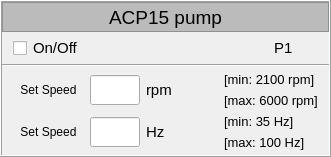
       <widget class="QFrame" name="frame_6">
        <property name="font">
         <font>
          <family>Cantarell</family>
         </font>
        </property>
        <property name="frameShape">
         <enum>QFrame::Box</enum>
        </property>
        <property name="frameShadow">
         <enum>QFrame::Raised</enum>
        </property>
        <layout class="QGridLayout" name="gridLayout_11">
         <property name="leftMargin">
          <number>0</number>
         </property>
         <property name="topMargin">
          <number>0</number>
         </property>
         <property name="rightMargin">
          <number>0</number>
         </property>
         <property name="bottomMargin">
          <number>0</number>
         </property>
         <property name="spacing">
          <number>6</number>
         </property>
         <item row="1" column="0">
          <layout class="QGridLayout" name="ACP15_3">
           <item row="4" column="1" rowspan="2" colspan="3">
            <widget class="QLabel" name="label_312">
             <property name="maximumSize">
              <size>
               <width>16777215</width>
               <height>20</height>
              </size>
             </property>
             <property name="font">
              <font>
               <family>Cantarell</family>
              </font>
             </property>
             <property name="text">
              <string>Set Speed</string>
             </property>
             <property name="alignment">
              <set>Qt::AlignCenter</set>
             </property>
            </widget>
           </item>
           <item row="2" column="7">
            <widget class="PyDMByteIndicator" name="PyDMByteIndicator_29" native="true">
             <property name="minimumSize">
              <size>
               <width>0</width>
               <height>20</height>
              </size>
             </property>
             <property name="font">
              <font>
               <family>Cantarell</family>
              </font>
             </property>
             <property name="toolTip">
              <string/>
             </property>
             <property name="whatsThis">
              <string>
    Widget for graphical representation of bits from an integer number
    with support for Channels and more from PyDM

    Parameters
    ----------
    parent : QWidget
        The parent widget for the Label
    init_channel : str, optional
        The channel to be used by the widget.
    </string>
             </property>
             <property name="channel" stdset="0">
              <string>ca://${IOC}:ACP:OnOff</string>
             </property>
             <property name="offColor" stdset="0">
              <color>
               <red>255</red>
               <green>0</green>
               <blue>0</blue>
              </color>
             </property>
             <property name="circles" stdset="0">
              <bool>true</bool>
             </property>
             <property name="labels" stdset="0">
              <stringlist/>
             </property>
            </widget>
           </item>
           <item row="6" column="1" rowspan="2" colspan="3">
            <widget class="QLabel" name="label_316">
             <property name="maximumSize">
              <size>
               <width>16777215</width>
               <height>20</height>
              </size>
             </property>
             <property name="font">
              <font>
               <family>Cantarell</family>
              </font>
             </property>
             <property name="text">
              <string>Set Speed</string>
             </property>
             <property name="alignment">
              <set>Qt::AlignCenter</set>
             </property>
            </widget>
           </item>
           <item row="2" column="1">
            <widget class="PyDMCheckbox" name="PyDMCheckbox_52">
             <property name="minimumSize">
              <size>
               <width>0</width>
               <height>20</height>
              </size>
             </property>
             <property name="font">
              <font>
               <family>Cantarell</family>
              </font>
             </property>
             <property name="toolTip">
              <string/>
             </property>
             <property name="whatsThis">
              <string>
    A QCheckbox with support for Channels and more from PyDM

    Parameters
    ----------
    parent : QWidget
        The parent widget for the Label
    init_channel : str, optional
        The channel to be used by the widget.

    </string>
             </property>
             <property name="iconSize">
              <size>
               <width>16</width>
               <height>16</height>
              </size>
             </property>
             <property name="alarmSensitiveBorder" stdset="0">
              <bool>false</bool>
             </property>
             <property name="channel" stdset="0">
              <string>ca://${IOC}:ACP:OnOff</string>
             </property>
            </widget>
           </item>
           <item row="2" column="3" colspan="4">
            <spacer name="horizontalSpacer_19">
             <property name="font">
              <font>
               <family>Cantarell</family>
              </font>
             </property>
             <property name="orientation">
              <enum>Qt::Horizontal</enum>
             </property>
             <property name="sizeHint" stdset="0">
              <size>
               <width>40</width>
               <height>20</height>
              </size>
             </property>
            </spacer>
           </item>
           <item row="2" column="2">
            <widget class="PyDMLabel" name="PyDMLabel_57">
             <property name="minimumSize">
              <size>
               <width>0</width>
               <height>20</height>
              </size>
             </property>
             <property name="font">
              <font>
               <family>Cantarell</family>
               <pointsize>11</pointsize>
              </font>
             </property>
             <property name="toolTip">
              <string/>
             </property>
             <property name="whatsThis">
              <string/>
             </property>
             <property name="text">
              <string>On/Off</string>
             </property>
             <property name="alignment">
              <set>Qt::AlignLeading|Qt::AlignLeft|Qt::AlignVCenter</set>
             </property>
             <property name="alarmSensitiveBorder" stdset="0">
              <bool>false</bool>
             </property>
             <property name="channel" stdset="0">
              <string>ca://${IOC}:ACP:OnOff.DESC</string>
             </property>
            </widget>
           </item>
           <item row="6" column="4" rowspan="2">
            <widget class="PyDMLineEdit" name="PyDMLineEdit_46">
             <property name="minimumSize">
              <size>
               <width>45</width>
               <height>0</height>
              </size>
             </property>
             <property name="maximumSize">
              <size>
               <width>50</width>
               <height>30</height>
              </size>
             </property>
             <property name="font">
              <font>
               <family>Cantarell</family>
               <pointsize>11</pointsize>
              </font>
             </property>
             <property name="toolTip">
              <string/>
             </property>
             <property name="whatsThis">
              <string/>
             </property>
             <property name="alignment">
              <set>Qt::AlignCenter</set>
             </property>
             <property name="alarmSensitiveBorder" stdset="0">
              <bool>false</bool>
             </property>
             <property name="channel" stdset="0">
              <string>ca://${IOC}:ACP:SpeedHz</string>
             </property>
            </widget>
           </item>
           <item row="6" column="5" rowspan="2">
            <widget class="PyDMLabel" name="PyDMLabel_119">
             <property name="maximumSize">
              <size>
               <width>16777215</width>
               <height>20</height>
              </size>
             </property>
             <property name="font">
              <font>
               <family>Cantarell</family>
               <pointsize>11</pointsize>
              </font>
             </property>
             <property name="toolTip">
              <string/>
             </property>
             <property name="whatsThis">
              <string/>
             </property>
             <property name="text">
              <string>Hz</string>
             </property>
             <property name="alarmSensitiveBorder" stdset="0">
              <bool>false</bool>
             </property>
             <property name="channel" stdset="0">
              <string>ca://${IOC}:ACP:SpeedHz.EGU</string>
             </property>
            </widget>
           </item>
           <item row="1" column="0" colspan="10">
            <widget class="QLabel" name="label_318">
             <property name="minimumSize">
              <size>
               <width>0</width>
               <height>30</height>
              </size>
             </property>
             <property name="maximumSize">
              <size>
               <width>16777215</width>
               <height>30</height>
              </size>
             </property>
             <property name="palette">
              <palette>
               <active>
                <colorrole role="WindowText">
                 <brush brushstyle="SolidPattern">
                  <color alpha="255">
                   <red>0</red>
                   <green>0</green>
                   <blue>0</blue>
                  </color>
                 </brush>
                </colorrole>
                <colorrole role="Button">
                 <brush brushstyle="SolidPattern">
                  <color alpha="255">
                   <red>187</red>
                   <green>187</green>
                   <blue>187</blue>
                  </color>
                 </brush>
                </colorrole>
                <colorrole role="Light">
                 <brush brushstyle="SolidPattern">
                  <color alpha="255">
                   <red>255</red>
                   <green>255</green>
                   <blue>255</blue>
                  </color>
                 </brush>
                </colorrole>
                <colorrole role="Midlight">
                 <brush brushstyle="SolidPattern">
                  <color alpha="255">
                   <red>221</red>
                   <green>221</green>
                   <blue>221</blue>
                  </color>
                 </brush>
                </colorrole>
                <colorrole role="Dark">
                 <brush brushstyle="SolidPattern">
                  <color alpha="255">
                   <red>93</red>
                   <green>93</green>
                   <blue>93</blue>
                  </color>
                 </brush>
                </colorrole>
                <colorrole role="Mid">
                 <brush brushstyle="SolidPattern">
                  <color alpha="255">
                   <red>125</red>
                   <green>125</green>
                   <blue>125</blue>
                  </color>
                 </brush>
                </colorrole>
                <colorrole role="Text">
                 <brush brushstyle="SolidPattern">
                  <color alpha="255">
                   <red>0</red>
                   <green>0</green>
                   <blue>0</blue>
                  </color>
                 </brush>
                </colorrole>
                <colorrole role="BrightText">
                 <brush brushstyle="SolidPattern">
                  <color alpha="255">
                   <red>255</red>
                   <green>255</green>
                   <blue>255</blue>
                  </color>
                 </brush>
                </colorrole>
                <colorrole role="ButtonText">
                 <brush brushstyle="SolidPattern">
                  <color alpha="255">
                   <red>0</red>
                   <green>0</green>
                   <blue>0</blue>
                  </color>
                 </brush>
                </colorrole>
                <colorrole role="Base">
                 <brush brushstyle="SolidPattern">
                  <color alpha="255">
                   <red>255</red>
                   <green>255</green>
                   <blue>255</blue>
                  </color>
                 </brush>
                </colorrole>
                <colorrole role="Window">
                 <brush brushstyle="SolidPattern">
                  <color alpha="255">
                   <red>187</red>
                   <green>187</green>
                   <blue>187</blue>
                  </color>
                 </brush>
                </colorrole>
                <colorrole role="Shadow">
                 <brush brushstyle="SolidPattern">
                  <color alpha="255">
                   <red>0</red>
                   <green>0</green>
                   <blue>0</blue>
                  </color>
                 </brush>
                </colorrole>
                <colorrole role="AlternateBase">
                 <brush brushstyle="SolidPattern">
                  <color alpha="255">
                   <red>221</red>
                   <green>221</green>
                   <blue>221</blue>
                  </color>
                 </brush>
                </colorrole>
                <colorrole role="ToolTipBase">
                 <brush brushstyle="SolidPattern">
                  <color alpha="255">
                   <red>255</red>
                   <green>255</green>
                   <blue>220</blue>
                  </color>
                 </brush>
                </colorrole>
                <colorrole role="ToolTipText">
                 <brush brushstyle="SolidPattern">
                  <color alpha="255">
                   <red>0</red>
                   <green>0</green>
                   <blue>0</blue>
                  </color>
                 </brush>
                </colorrole>
               </active>
               <inactive>
                <colorrole role="WindowText">
                 <brush brushstyle="SolidPattern">
                  <color alpha="255">
                   <red>0</red>
                   <green>0</green>
                   <blue>0</blue>
                  </color>
                 </brush>
                </colorrole>
                <colorrole role="Button">
                 <brush brushstyle="SolidPattern">
                  <color alpha="255">
                   <red>187</red>
                   <green>187</green>
                   <blue>187</blue>
                  </color>
                 </brush>
                </colorrole>
                <colorrole role="Light">
                 <brush brushstyle="SolidPattern">
                  <color alpha="255">
                   <red>255</red>
                   <green>255</green>
                   <blue>255</blue>
                  </color>
                 </brush>
                </colorrole>
                <colorrole role="Midlight">
                 <brush brushstyle="SolidPattern">
                  <color alpha="255">
                   <red>221</red>
                   <green>221</green>
                   <blue>221</blue>
                  </color>
                 </brush>
                </colorrole>
                <colorrole role="Dark">
                 <brush brushstyle="SolidPattern">
                  <color alpha="255">
                   <red>93</red>
                   <green>93</green>
                   <blue>93</blue>
                  </color>
                 </brush>
                </colorrole>
                <colorrole role="Mid">
                 <brush brushstyle="SolidPattern">
                  <color alpha="255">
                   <red>125</red>
                   <green>125</green>
                   <blue>125</blue>
                  </color>
                 </brush>
                </colorrole>
                <colorrole role="Text">
                 <brush brushstyle="SolidPattern">
                  <color alpha="255">
                   <red>0</red>
                   <green>0</green>
                   <blue>0</blue>
                  </color>
                 </brush>
                </colorrole>
                <colorrole role="BrightText">
                 <brush brushstyle="SolidPattern">
                  <color alpha="255">
                   <red>255</red>
                   <green>255</green>
                   <blue>255</blue>
                  </color>
                 </brush>
                </colorrole>
                <colorrole role="ButtonText">
                 <brush brushstyle="SolidPattern">
                  <color alpha="255">
                   <red>0</red>
                   <green>0</green>
                   <blue>0</blue>
                  </color>
                 </brush>
                </colorrole>
                <colorrole role="Base">
                 <brush brushstyle="SolidPattern">
                  <color alpha="255">
                   <red>255</red>
                   <green>255</green>
                   <blue>255</blue>
                  </color>
                 </brush>
                </colorrole>
                <colorrole role="Window">
                 <brush brushstyle="SolidPattern">
                  <color alpha="255">
                   <red>187</red>
                   <green>187</green>
                   <blue>187</blue>
                  </color>
                 </brush>
                </colorrole>
                <colorrole role="Shadow">
                 <brush brushstyle="SolidPattern">
                  <color alpha="255">
                   <red>0</red>
                   <green>0</green>
                   <blue>0</blue>
                  </color>
                 </brush>
                </colorrole>
                <colorrole role="AlternateBase">
                 <brush brushstyle="SolidPattern">
                  <color alpha="255">
                   <red>221</red>
                   <green>221</green>
                   <blue>221</blue>
                  </color>
                 </brush>
                </colorrole>
                <colorrole role="ToolTipBase">
                 <brush brushstyle="SolidPattern">
                  <color alpha="255">
                   <red>255</red>
                   <green>255</green>
                   <blue>220</blue>
                  </color>
                 </brush>
                </colorrole>
                <colorrole role="ToolTipText">
                 <brush brushstyle="SolidPattern">
                  <color alpha="255">
                   <red>0</red>
                   <green>0</green>
                   <blue>0</blue>
                  </color>
                 </brush>
                </colorrole>
               </inactive>
               <disabled>
                <colorrole role="WindowText">
                 <brush brushstyle="SolidPattern">
                  <color alpha="255">
                   <red>93</red>
                   <green>93</green>
                   <blue>93</blue>
                  </color>
                 </brush>
                </colorrole>
                <colorrole role="Button">
                 <brush brushstyle="SolidPattern">
                  <color alpha="255">
                   <red>187</red>
                   <green>187</green>
                   <blue>187</blue>
                  </color>
                 </brush>
                </colorrole>
                <colorrole role="Light">
                 <brush brushstyle="SolidPattern">
                  <color alpha="255">
                   <red>255</red>
                   <green>255</green>
                   <blue>255</blue>
                  </color>
                 </brush>
                </colorrole>
                <colorrole role="Midlight">
                 <brush brushstyle="SolidPattern">
                  <color alpha="255">
                   <red>221</red>
                   <green>221</green>
                   <blue>221</blue>
                  </color>
                 </brush>
                </colorrole>
                <colorrole role="Dark">
                 <brush brushstyle="SolidPattern">
                  <color alpha="255">
                   <red>93</red>
                   <green>93</green>
                   <blue>93</blue>
                  </color>
                 </brush>
                </colorrole>
                <colorrole role="Mid">
                 <brush brushstyle="SolidPattern">
                  <color alpha="255">
                   <red>125</red>
                   <green>125</green>
                   <blue>125</blue>
                  </color>
                 </brush>
                </colorrole>
                <colorrole role="Text">
                 <brush brushstyle="SolidPattern">
                  <color alpha="255">
                   <red>93</red>
                   <green>93</green>
                   <blue>93</blue>
                  </color>
                 </brush>
                </colorrole>
                <colorrole role="BrightText">
                 <brush brushstyle="SolidPattern">
                  <color alpha="255">
                   <red>255</red>
                   <green>255</green>
                   <blue>255</blue>
                  </color>
                 </brush>
                </colorrole>
                <colorrole role="ButtonText">
                 <brush brushstyle="SolidPattern">
                  <color alpha="255">
                   <red>93</red>
                   <green>93</green>
                   <blue>93</blue>
                  </color>
                 </brush>
                </colorrole>
                <colorrole role="Base">
                 <brush brushstyle="SolidPattern">
                  <color alpha="255">
                   <red>187</red>
                   <green>187</green>
                   <blue>187</blue>
                  </color>
                 </brush>
                </colorrole>
                <colorrole role="Window">
                 <brush brushstyle="SolidPattern">
                  <color alpha="255">
                   <red>187</red>
                   <green>187</green>
                   <blue>187</blue>
                  </color>
                 </brush>
                </colorrole>
                <colorrole role="Shadow">
                 <brush brushstyle="SolidPattern">
                  <color alpha="255">
                   <red>0</red>
                   <green>0</green>
                   <blue>0</blue>
                  </color>
                 </brush>
                </colorrole>
                <colorrole role="AlternateBase">
                 <brush brushstyle="SolidPattern">
                  <color alpha="255">
                   <red>187</red>
                   <green>187</green>
                   <blue>187</blue>
                  </color>
                 </brush>
                </colorrole>
                <colorrole role="ToolTipBase">
                 <brush brushstyle="SolidPattern">
                  <color alpha="255">
                   <red>255</red>
                   <green>255</green>
                   <blue>220</blue>
                  </color>
                 </brush>
                </colorrole>
                <colorrole role="ToolTipText">
                 <brush brushstyle="SolidPattern">
                  <color alpha="255">
                   <red>0</red>
                   <green>0</green>
                   <blue>0</blue>
                  </color>
                 </brush>
                </colorrole>
               </disabled>
              </palette>
             </property>
             <property name="font">
              <font>
               <family>Cantarell</family>
               <pointsize>14</pointsize>
              </font>
             </property>
             <property name="autoFillBackground">
              <bool>true</bool>
             </property>
             <property name="frameShape">
              <enum>QFrame::StyledPanel</enum>
             </property>
             <property name="text">
              <string>ACP15 pump</string>
             </property>
             <property name="alignment">
              <set>Qt::AlignCenter</set>
             </property>
            </widget>
           </item>
           <item row="4" column="5" rowspan="2">
            <widget class="PyDMLabel" name="PyDMLabel_55">
             <property name="maximumSize">
              <size>
               <width>16777215</width>
               <height>20</height>
              </size>
             </property>
             <property name="font">
              <font>
               <family>Cantarell</family>
               <pointsize>11</pointsize>
              </font>
             </property>
             <property name="toolTip">
              <string/>
             </property>
             <property name="whatsThis">
              <string/>
             </property>
             <property name="text">
              <string>rpm</string>
             </property>
             <property name="alarmSensitiveBorder" stdset="0">
              <bool>false</bool>
             </property>
             <property name="channel" stdset="0">
              <string>ca://${IOC}:ACP:SpeedRPM.EGU</string>
             </property>
            </widget>
           </item>
           <item row="8" column="4">
            <spacer name="verticalSpacer_14">
             <property name="font">
              <font>
               <family>Cantarell</family>
              </font>
             </property>
             <property name="orientation">
              <enum>Qt::Vertical</enum>
             </property>
             <property name="sizeType">
              <enum>QSizePolicy::Fixed</enum>
             </property>
             <property name="sizeHint" stdset="0">
              <size>
               <width>20</width>
               <height>5</height>
              </size>
             </property>
            </spacer>
           </item>
           <item row="4" column="6" rowspan="2">
            <spacer name="horizontalSpacer_18">
             <property name="font">
              <font>
               <family>Cantarell</family>
              </font>
             </property>
             <property name="orientation">
              <enum>Qt::Horizontal</enum>
             </property>
             <property name="sizeType">
              <enum>QSizePolicy::Fixed</enum>
             </property>
             <property name="sizeHint" stdset="0">
              <size>
               <width>40</width>
               <height>5</height>
              </size>
             </property>
            </spacer>
           </item>
           <item row="4" column="9" rowspan="2">
            <spacer name="horizontalSpacer_8">
             <property name="font">
              <font>
               <family>Cantarell</family>
              </font>
             </property>
             <property name="orientation">
              <enum>Qt::Horizontal</enum>
             </property>
             <property name="sizeType">
              <enum>QSizePolicy::Fixed</enum>
             </property>
             <property name="sizeHint" stdset="0">
              <size>
               <width>5</width>
               <height>20</height>
              </size>
             </property>
            </spacer>
           </item>
           <item row="3" column="0" colspan="10">
            <widget class="Line" name="line_3">
             <property name="minimumSize">
              <size>
               <width>0</width>
               <height>2</height>
              </size>
             </property>
             <property name="maximumSize">
              <size>
               <width>16777215</width>
               <height>2</height>
              </size>
             </property>
             <property name="font">
              <font>
               <family>Cantarell</family>
              </font>
             </property>
             <property name="orientation">
              <enum>Qt::Horizontal</enum>
             </property>
            </widget>
           </item>
           <item row="4" column="4" rowspan="2">
            <widget class="PyDMLineEdit" name="PyDMLineEdit_45">
             <property name="minimumSize">
              <size>
               <width>45</width>
               <height>0</height>
              </size>
             </property>
             <property name="maximumSize">
              <size>
               <width>50</width>
               <height>30</height>
              </size>
             </property>
             <property name="font">
              <font>
               <family>Cantarell</family>
               <pointsize>11</pointsize>
              </font>
             </property>
             <property name="toolTip">
              <string/>
             </property>
             <property name="whatsThis">
              <string/>
             </property>
             <property name="alignment">
              <set>Qt::AlignCenter</set>
             </property>
             <property name="alarmSensitiveBorder" stdset="0">
              <bool>false</bool>
             </property>
             <property name="channel" stdset="0">
              <string>ca://${IOC}:ACP:SpeedRPM</string>
             </property>
            </widget>
           </item>
           <item row="7" column="7" colspan="2">
            <widget class="QLabel" name="label_317">
             <property name="maximumSize">
              <size>
               <width>16777215</width>
               <height>15</height>
              </size>
             </property>
             <property name="font">
              <font>
               <family>Cantarell</family>
               <pointsize>10</pointsize>
              </font>
             </property>
             <property name="text">
              <string>[max: 100 Hz]</string>
             </property>
             <property name="alignment">
              <set>Qt::AlignLeading|Qt::AlignLeft|Qt::AlignVCenter</set>
             </property>
            </widget>
           </item>
           <item row="6" column="7" colspan="2">
            <widget class="QLabel" name="label_313">
             <property name="maximumSize">
              <size>
               <width>16777215</width>
               <height>15</height>
              </size>
             </property>
             <property name="font">
              <font>
               <family>Cantarell</family>
               <pointsize>10</pointsize>
              </font>
             </property>
             <property name="text">
              <string>[min: 35 Hz]</string>
             </property>
             <property name="alignment">
              <set>Qt::AlignLeading|Qt::AlignLeft|Qt::AlignVCenter</set>
             </property>
            </widget>
           </item>
           <item row="4" column="7" colspan="2">
            <widget class="QLabel" name="label_315">
             <property name="maximumSize">
              <size>
               <width>16777215</width>
               <height>15</height>
              </size>
             </property>
             <property name="font">
              <font>
               <family>Cantarell</family>
               <pointsize>10</pointsize>
              </font>
             </property>
             <property name="text">
              <string>[min: 2100 rpm]</string>
             </property>
             <property name="alignment">
              <set>Qt::AlignLeading|Qt::AlignLeft|Qt::AlignVCenter</set>
             </property>
            </widget>
           </item>
           <item row="2" column="8">
            <widget class="PyDMLabel" name="PyDMLabel_56">
             <property name="minimumSize">
              <size>
               <width>0</width>
               <height>20</height>
              </size>
             </property>
             <property name="font">
              <font>
               <family>Cantarell</family>
               <pointsize>11</pointsize>
              </font>
             </property>
             <property name="toolTip">
              <string/>
             </property>
             <property name="whatsThis">
              <string/>
             </property>
             <property name="text">
              <string>P1</string>
             </property>
             <property name="alignment">
              <set>Qt::AlignLeading|Qt::AlignLeft|Qt::AlignVCenter</set>
             </property>
             <property name="alarmSensitiveBorder" stdset="0">
              <bool>false</bool>
             </property>
             <property name="channel" stdset="0">
              <string>ca://${IOC}:ACP:OnOff</string>
             </property>
            </widget>
           </item>
           <item row="5" column="7" colspan="2">
            <widget class="QLabel" name="label_314">
             <property name="maximumSize">
              <size>
               <width>16777215</width>
               <height>15</height>
              </size>
             </property>
             <property name="font">
              <font>
               <family>Cantarell</family>
               <pointsize>10</pointsize>
              </font>
             </property>
             <property name="text">
              <string>[max: 6000 rpm]</string>
             </property>
             <property name="alignment">
              <set>Qt::AlignLeading|Qt::AlignLeft|Qt::AlignVCenter</set>
             </property>
            </widget>
           </item>
           <item row="4" column="0" rowspan="2">
            <spacer name="horizontalSpacer_9">
             <property name="font">
              <font>
               <family>Cantarell</family>
              </font>
             </property>
             <property name="orientation">
              <enum>Qt::Horizontal</enum>
             </property>
             <property name="sizeType">
              <enum>QSizePolicy::Fixed</enum>
             </property>
             <property name="sizeHint" stdset="0">
              <size>
               <width>5</width>
               <height>20</height>
              </size>
             </property>
            </spacer>
           </item>
          </layout>
         </item>
        </layout>
       </widget>
